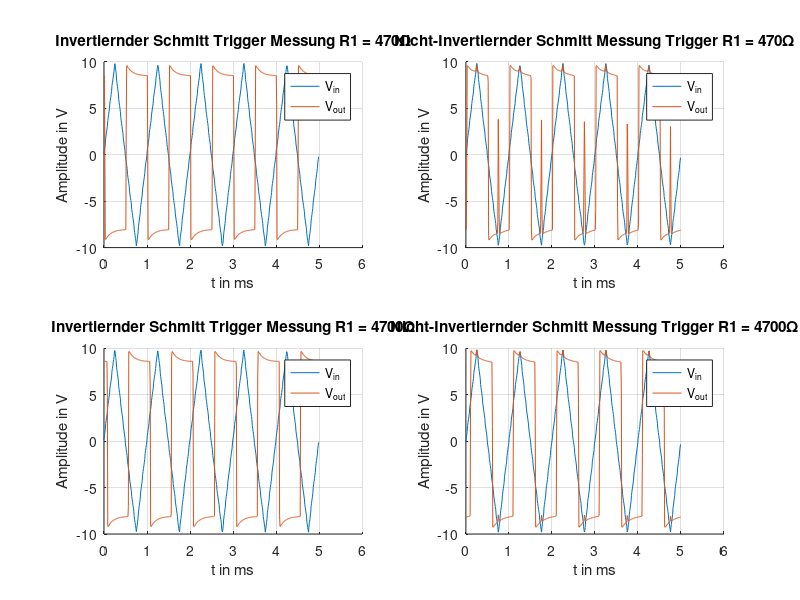

Write the MATLAB code that produced this figure.
clear all 
close all
clc

%% Einlesen der Rohdaten
non_R470 = fopen('non_R470.txt','r');
heading_non_R470 = textscan(non_R470,'%s %s %s',1);
fgetl(non_R470);
data_1 = textscan(non_R470,'%n %n %n');
fclose(non_R470); 

non_R4700 = fopen('non_R4700.txt','r');
heading_non_R4700 = textscan(non_R4700,'%s %s %s',1);
fgetl(non_R4700);
data_2 = textscan(non_R4700,'%n %n %n');
fclose(non_R4700);

inv_R470 = fopen('inv_R470.txt','r');
heading_inv_R470 = textscan(inv_R470,'%s %s %s',1);
fgetl(inv_R470);
data_3 = textscan(inv_R470,'%n %n %n');
fclose(inv_R470); 

inv_R4700 = fopen('inv_R4700.txt','r');
heading_inv_R4700 = textscan(inv_R4700,'%s %s %s',1);
fgetl(inv_R4700);
data_4 = textscan(inv_R4700,'%n %n %n');
fclose(inv_R4700);

%% Anlegen der Matrizen
time_non_R470 = flipud(cell2mat(data_1(1))).*1e-3;
V_in_non_R470 = cell2mat(data_1(2)).*2;     %(2x) weil 2V pro division
V_out_non_R470 = cell2mat(data_1(3)).*2;

fehler = abs(time_non_R470)>0.005;
fehler = fehler.*1e-3;
fehler(fehler==0) = 1;
time_non_R470 = (fehler .* time_non_R470).*1e3;

time_non_R4700 = flipud(cell2mat(data_2(1))).*1e-3;
V_in_non_R4700 = cell2mat(data_2(2)).*2;
V_out_non_R4700 = cell2mat(data_2(3)).*2;

fehler1 = abs(time_non_R4700)>0.005;
fehler1 = fehler1.*1e-3;
fehler1(fehler1==0) = 1;
time_non_R4700 = (fehler1 .* time_non_R4700).*1e3;
 
time_inv_R470 = flipud(cell2mat(data_3(1))).*1e-3;
V_in_inv_R470 = cell2mat(data_3(2)).*2;     %(2x) weil 2V pro division
V_out_inv_R470 = cell2mat(data_3(3)).*2;

fehler = abs(time_inv_R470)>0.005;
fehler = fehler.*1e-3;
fehler(fehler==0) = 1;
time_inv_R470 = (fehler .* time_inv_R470).*1e3;

time_inv_R4700 = flipud(cell2mat(data_4(1))).*1e-3;
V_in_inv_R4700 = cell2mat(data_4(2)).*2;
V_out_inv_R4700 = cell2mat(data_4(3)).*2;

fehler1 = abs(time_inv_R4700)>0.005;
fehler1 = fehler1.*1e-3;
fehler1(fehler1==0) = 1;
time_inv_R4700 = (fehler1 .* time_inv_R4700).*1e3;

%% Plot der Messungen
figure(1)
subplot(222)
hold all
plot(time_non_R470, V_in_non_R470)
plot(time_non_R470, V_out_non_R470)
title('Nicht-Invertiernder Schmitt Messung Trigger R1 = 470\Omega')
xlabel('t in ms')
ylabel('Amplitude in V')
legend('V_{in}','V_{out}')
legend('Location','northeast')
xlim([-0 6])
grid;

subplot(224)
hold all
plot(time_non_R4700, V_in_non_R4700)
plot(time_non_R4700, V_out_non_R4700)
title('Nicht-Invertiernder Schmitt Messung Trigger R1 = 4700\Omega')
xlabel('t in ms')
ylabel('Amplitude in V')
legend('V_{in}','V_{out}')
legend('Location','northeast')
xlim([-0 6])
grid;

subplot(221)
hold all
plot(time_inv_R470, V_in_inv_R470)
plot(time_inv_R470, V_out_inv_R470)
title('Invertiernder Schmitt Trigger Messung R1 = 470\Omega')
xlabel('t in ms')
ylabel('Amplitude in V')
legend('V_{in}','V_{out}')
legend('Location','northeast')
xlim([-0 6])
grid;

subplot(223)
hold all
plot(time_inv_R4700, V_in_inv_R4700)
plot(time_inv_R4700, V_out_inv_R4700)
title('Invertiernder Schmitt Trigger Messung R1 = 4700\Omega')
xlabel('t in ms')
ylabel('Amplitude in V')
legend('V_{in}','V_{out}')
legend('Location','northeast')
xlim([-0 6])
grid;